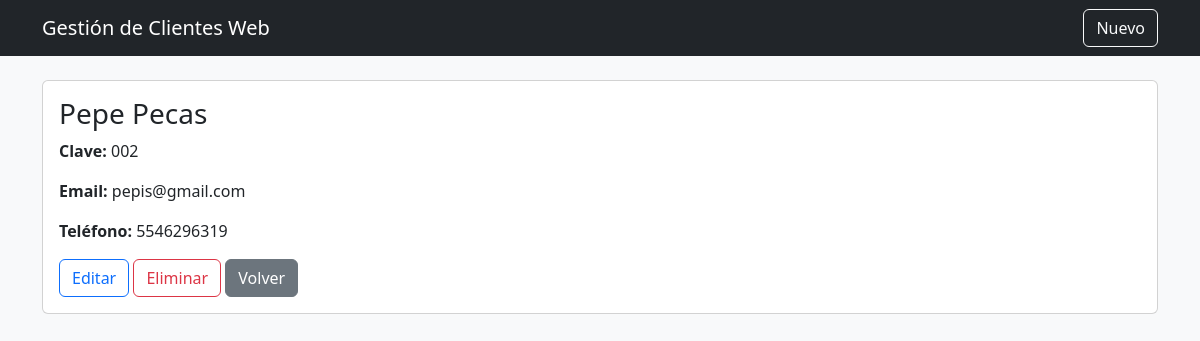
Screenshot of /clientes/2/ with the database file from the repository.
### clientes/models.py (models this page shows, shortened)
class Cliente(models.Model):
    clave = models.CharField(max_length=20, unique=True)
    nombre = models.CharField(max_length=120, db_index=True)
    email = models.EmailField(blank=True)
    telefono = models.CharField(max_length=30, blank=True)
    creado = models.DateTimeField(auto_now_add=True)
    actualizado = models.DateTimeField(auto_now=True)

### clientes/views.py (the view)
# urls.py: path("<int:pk>/", views.ClienteDetailView.as_view(), name="detail"),
class ClienteDetailView(DetailView):
    model = Cliente
    template_name = "clientes/cliente_detail.html"
    context_object_name = "cliente"

### clientes/templates/clientes/cliente_detail.html (shortened to what this page needs)
{% extends "clientes/base.html" %}
{% block content %}
  <div class="card">
    <div class="card-body">
      <h3>{{ cliente.nombre }}</h3>
      <p><strong>Clave:</strong> {{ cliente.clave }}</p>
      <p><strong>Email:</strong> {{ cliente.email }}</p>
      <p><strong>Teléfono:</strong> {{ cliente.telefono }}</p>
      <a class="btn btn-outline-primary" href="{% url 'clientes:update' cliente.pk %}">Editar</a>
      <a class="btn btn-outline-danger" href="{% url 'clientes:delete' cliente.pk %}">Eliminar</a>
      <a class="btn btn-secondary" href="{% url 'clientes:list' %}">Volver</a>
    </div>
  </div>
{% endblock %}

### rows the page displays
Cliente: nombre "Pepe Pecas", clave "002", email "pepis@gmail.com", telefono "5546296319"
